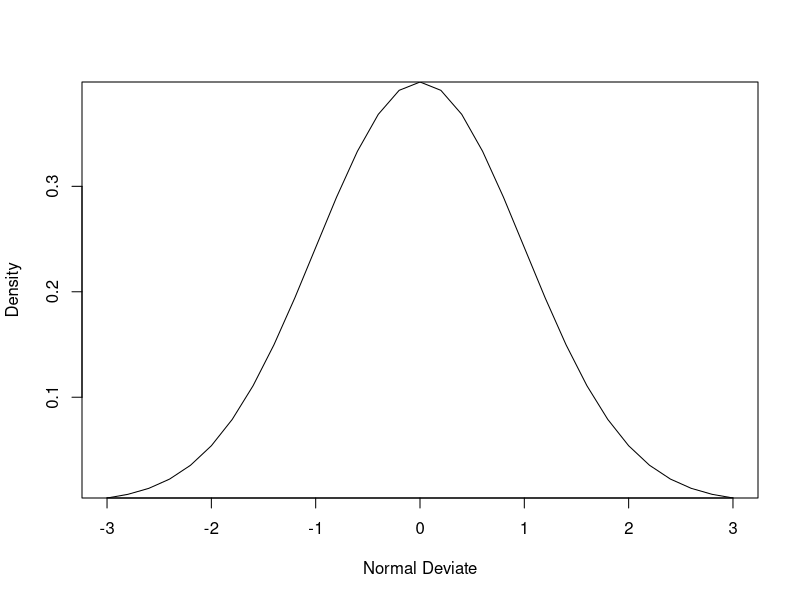
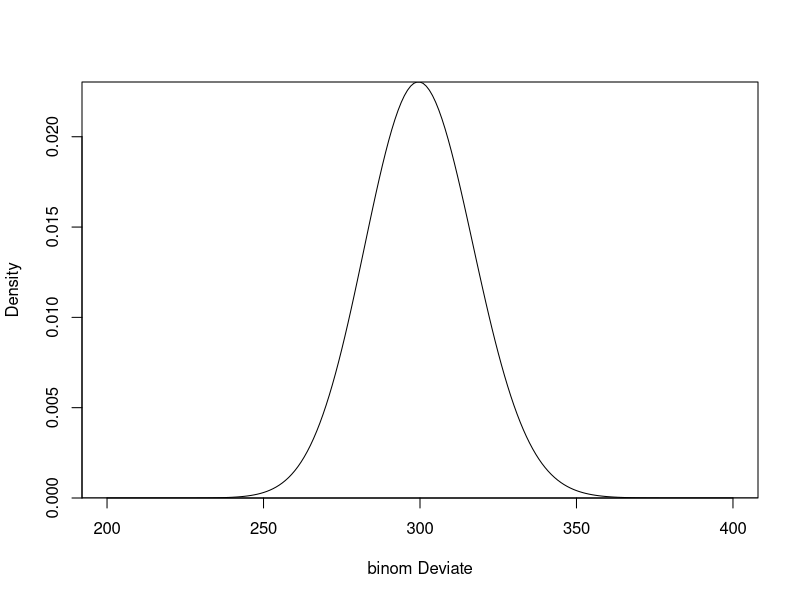
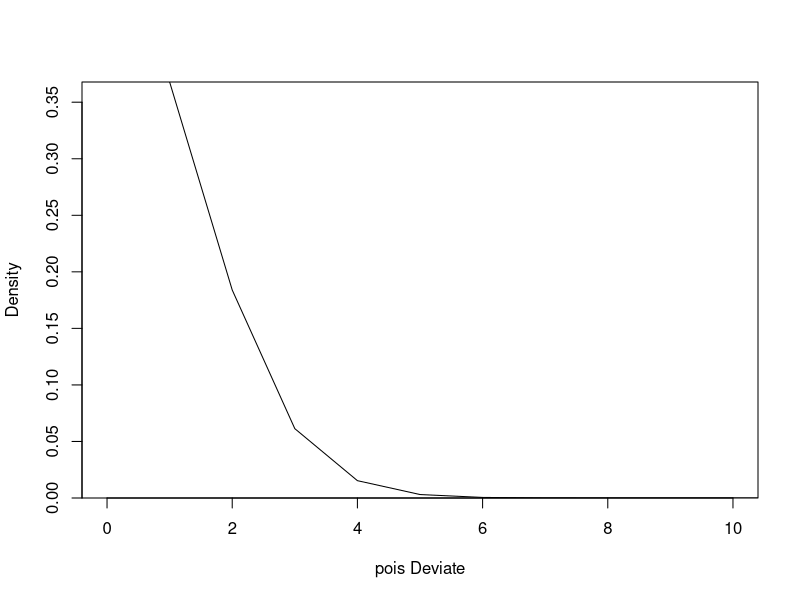

These charts were generated, in order, by the following R code:
x <- pretty(c(-3, 3), 30)
y <- dnorm(x)
plot(x, y, type = "l", xlab = "Normal Deviate", ylab = "Density", 
     yaxs = "i")


pnorm(1.96)  
#位于z=1.96左侧的标准正态曲线下方的面积
pnorm(1.96,mean=100,sd=10)

qnorm(0.9,mean=500,sd=100) 
##均值为500，标准差为100的正态分布的0.9分位点值是多少

rnorm(50,mean=50,sd=10) 
#生成50个均值为50，标准差为10的正态随机数

#######################################################################
#二项分布
pbinom(9,size=10,prob=0.3)

x<- c(1:1000000)
y <- dbinom(x,size=length(x),prob=0.0003)
plot(x, y, type = "l", xlab = "binom Deviate", ylab = "Density",  yaxs = "i",xlim = c(200,400))

#################################################################
#pois
x<- c(1:1000)
y <- dpois(x,1)
plot(x, y, type = "l", xlab = "pois Deviate", ylab = "Density",  yaxs = "i",xlim = c(0,10))
